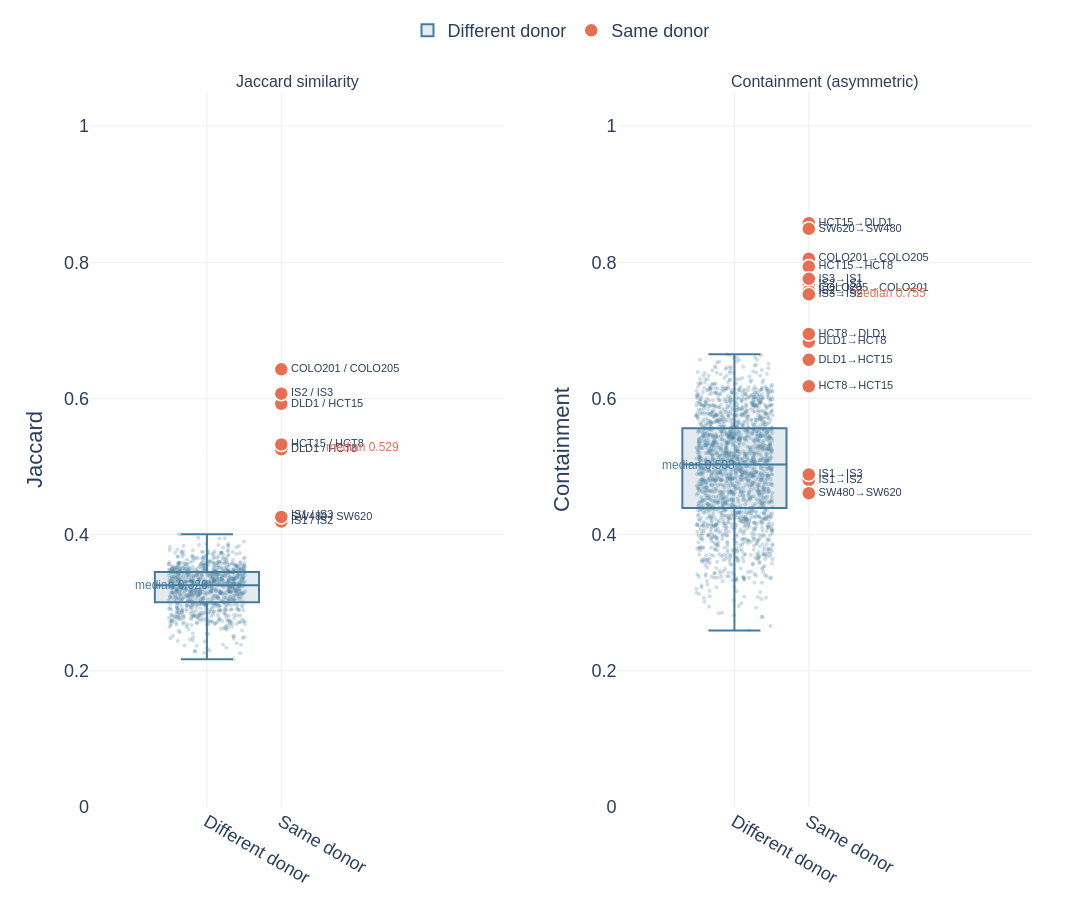

Notebook code cell kept with this figure:
### Markdown cell above
## Figure 3 — Same-donor vs different-donor distributions (slide 6)
**Slide message:** Same-donor cell line pairs show dramatically higher variant overlap than unrelated pairs, validating the genotyping pipeline and justifying the Vireo concordance threshold.

### Code cell
SAME_DONOR_GROUPS = [
    ['SW480',  'SW620'],
    ['IS1',    'IS2',   'IS3'],
    ['COLO201','COLO205'],
    ['HCT8',   'HCT15', 'DLD1'],
]

print('Loading sc/bulk variant keys (this takes ~1–2 min)...')
sc_keys = {}
sc_ids = sc_runs['run_id'].tolist()
sc_labels_list = sc_runs['label'].tolist()
for rid in sc_ids:
    df = query("""
        SELECT v.chromosome||':'||v.position||':'||v.ref_allele||':'||v.alt_allele AS k
        FROM genotype_calls g
        JOIN variants v ON g.variant_id = v.variant_id
        WHERE g.run_id=? AND g.filter_status='PASS'
    """, (rid,))
    sc_keys[rid] = set(df['k'].tolist())
print('  Done.')

# Pairwise matrices
n = len(sc_ids)
sc_jac = np.zeros((n, n))
sc_con = np.zeros((n, n))
for i, ri in enumerate(sc_ids):
    for j, rj in enumerate(sc_ids):
        si, sj = sc_keys[ri], sc_keys[rj]
        u = len(si | sj)
        inter = len(si & sj)
        sc_jac[i, j] = inter / u if u else 0
        sc_con[i, j] = inter / len(si) if si else 0

# Same-donor pair lookup
sd_pairs = set()
for grp in SAME_DONOR_GROUPS:
    present = [lb for lb in grp if lb in sc_labels_list]
    for ia in range(len(present)):
        for ib in range(ia + 1, len(present)):
            sd_pairs.add(frozenset([present[ia], present[ib]]))
print(f'Same-donor pairs found: {len(sd_pairs)}')

# Extract values
jac_same, jac_diff = [], []
same_jac_labels   = []
for i in range(n):
    for j in range(i + 1, n):
        pair = frozenset([sc_labels_list[i], sc_labels_list[j]])
        v = sc_jac[i, j]
        if pair in sd_pairs:
            jac_same.append(v)
            same_jac_labels.append(f'{sc_labels_list[i]} / {sc_labels_list[j]}')
        else:
            jac_diff.append(v)

con_same, con_diff = [], []
same_con_labels   = []
for i in range(n):
    for j in range(n):
        if i == j: continue
        pair = frozenset([sc_labels_list[i], sc_labels_list[j]])
        v = sc_con[i, j]
        if pair in sd_pairs:
            con_same.append(v)
            same_con_labels.append(f'{sc_labels_list[i]}→{sc_labels_list[j]}')
        else:
            con_diff.append(v)

jac_same = np.array(jac_same)
jac_diff = np.array(jac_diff)
con_same = np.array(con_same)
con_diff = np.array(con_diff)

# Diagnostics
print(f'Jaccard:     {len(jac_same)} same-donor pairs, {len(jac_diff)} diff-donor pairs')
print(f'Containment: {len(con_same)} same-donor values, {len(con_diff)} diff-donor values')
print(f'Jaccard   — min same={jac_same.min():.4f}  max diff={jac_diff.max():.4f}')
overlap_j = (jac_diff >= jac_same.min()).sum()
print(f'  Diff-donor pairs above same-donor min: {overlap_j}')
print(f'Containment — min same={con_same.min():.4f}  max diff={con_diff.max():.4f}')
overlap_c = (con_diff >= con_same.min()).sum()
print(f'  Diff-donor values above same-donor min: {overlap_c}')

# ── Figure: two panels, box+strip for diff-donor, labeled dots for same-donor
rng = np.random.default_rng(42)

def _panel(fig, row, col, diff_vals, same_vals, same_labels, metric):
    ax = '' if col == 1 else str(col)
    # Box + jittered strip for different-donor background
    jitter_x = rng.uniform(-0.18, 0.18, len(diff_vals))
    fig.add_trace(go.Box(
        y=diff_vals, x0=0, name='Different donor',
        marker=dict(color=C['diff_donor'], size=0),
        line=dict(color=C['diff_donor'], width=2),
        fillcolor='rgba(69,123,157,0.15)',
        boxpoints=False, showlegend=(col == 1),
        legendgroup='diff',
    ), row=row, col=col)
    fig.add_trace(go.Scatter(
        x=jitter_x, y=diff_vals, mode='markers',
        marker=dict(size=4, color=C['diff_donor'], opacity=0.25),
        name='Different donor', showlegend=False, legendgroup='diff',
        hovertemplate=f'{metric}: %{{y:.3f}}<extra></extra>',
    ), row=row, col=col)
    # Median line annotation for diff-donor
    med_d = float(np.median(diff_vals))
    fig.add_annotation(
        x=-0.35, y=med_d,
        text=f'median {med_d:.3f}',
        showarrow=False, font=dict(size=12, color=C['diff_donor']),
        xref=f'x{ax}', yref=f'y{ax}', xanchor='left',
    )
    # Large labeled dots for same-donor
    fig.add_trace(go.Scatter(
        x=[0.35] * len(same_vals), y=same_vals,
        mode='markers+text',
        marker=dict(size=14, color=C['same_donor'],
                    line=dict(color='white', width=1.5)),
        text=same_labels,
        textposition='middle right',
        textfont=dict(size=11),
        name='Same donor', showlegend=(col == 1),
        legendgroup='same',
        hovertemplate='%{text}<br>' + metric + ': %{y:.3f}<extra></extra>',
    ), row=row, col=col)
    med_s = float(np.median(same_vals))
    fig.add_annotation(
        x=0.55, y=med_s,
        text=f'median {med_s:.3f}',
        showarrow=False, font=dict(size=12, color=C['same_donor']),
        xref=f'x{ax}', yref=f'y{ax}', xanchor='left',
    )
    fig.update_xaxes(
        tickmode='array', tickvals=[0, 0.35],
        ticktext=['Different donor', 'Same donor'],
        title_text=None, range=[-0.55, 1.4], row=row, col=col
    )
    fig.update_yaxes(range=[0, 1.05], title_text=metric, row=row, col=col)

fig3 = make_subplots(
    rows=1, cols=2,
    subplot_titles=('Jaccard similarity', 'Containment (asymmetric)'),
    horizontal_spacing=0.12,
)
_panel(fig3, 1, 1, jac_diff, jac_same, same_jac_labels, 'Jaccard')
_panel(fig3, 1, 2, con_diff, con_same, same_con_labels, 'Containment')
_style(fig3, showlegend=True)
fig3.update_layout(
    legend=dict(orientation='h', yanchor='bottom', y=1.06, xanchor='center', x=0.5),
)
save(fig3, 'fig3_same_vs_diff_donor')

### Figure 1 — Plotly figure (JSON) as saved in the notebook; plotly's stock layout.template omitted (floating-point values rounded to 4 significant figures; data arrays with more than 128 entries replaced by an {"elided": "..."} marker saying what was removed)
{"data": [{"boxpoints": false, "fillcolor": "rgba(69,123,157,0.15)", "legendgroup": "diff", "line": {"color": "#457B9D", "width": 2}, "marker": {"color": "#457B9D", "size": 0}, "name": "Different donor", "showlegend": true, "type": "box", "x0": 0, "xaxis": "x", "y": {"elided": "938 float values"}, "yaxis": "y"}, {"hovertemplate": "Jaccard: %{y:.3f}<extra></extra>", "legendgroup": "diff", "marker": {"color": "#457B9D", "opacity": 0.25, "size": 4}, "mode": "markers", "name": "Different donor", "showlegend": false, "type": "scatter", "x": {"elided": "938 float values"}, "xaxis": "x", "y": {"elided": "938 float values"}, "yaxis": "y"}, {"hovertemplate": "%{text}<br>Jaccard: %{y:.3f}<extra></extra>", "legendgroup": "same", "marker": {"color": "#E76F51", "line": {"color": "white", "width": 1.5}, "size": 14}, "mode": "markers+text", "name": "Same donor", "showlegend": true, "text": ["COLO201 / COLO205", "DLD1 / HCT15", "DLD1 / HCT8", "HCT15 / HCT8", "IS1 / IS2", "IS1 / IS3", "IS2 / IS3", "SW480 / SW620"], "textfont": {"size": 11}, "textposition": "middle right", "type": "scatter", "x": [0.35, 0.35, 0.35, 0.35, 0.35, 0.35, 0.35, 0.35], "xaxis": "x", "y": [0.6427, 0.592, 0.5254, 0.5324, 0.4192, 0.4279, 0.6069, 0.4259], "yaxis": "y"}, {"boxpoints": false, "fillcolor": "rgba(69,123,157,0.15)", "legendgroup": "diff", "line": {"color": "#457B9D", "width": 2}, "marker": {"color": "#457B9D", "size": 0}, "name": "Different donor", "showlegend": false, "type": "box", "x0": 0, "xaxis": "x2", "y": {"elided": "1876 float values"}, "yaxis": "y2"}, {"hovertemplate": "Containment: %{y:.3f}<extra></extra>", "legendgroup": "diff", "marker": {"color": "#457B9D", "opacity": 0.25, "size": 4}, "mode": "markers", "name": "Different donor", "showlegend": false, "type": "scatter", "x": {"elided": "1876 float values"}, "xaxis": "x2", "y": {"elided": "1876 float values"}, "yaxis": "y2"}, {"hovertemplate": "%{text}<br>Containment: %{y:.3f}<extra></extra>", "legendgroup": "same", "marker": {"color": "#E76F51", "line": {"color": "white", "width": 1.5}, "size": 14}, "mode": "markers+text", "name": "Same donor", "showlegend": false, "text": ["COLO201→COLO205", "COLO205→COLO201", "DLD1→HCT15", "DLD1→HCT8", "HCT15→DLD1", "HCT15→HCT8", "HCT8→DLD1", "HCT8→HCT15", "IS1→IS2", "IS1→IS3", "IS2→IS1", "IS2→IS3", "IS3→IS1", "IS3→IS2", "SW480→SW620", "SW620→SW480"], "textfont": {"size": 11}, "textposition": "middle right", "type": "scatter", "x": [0.35, 0.35, 0.35, 0.35, 0.35, 0.35, 0.35, 0.35, 0.35, 0.35, 0.35, 0.35, 0.35, 0.35, 0.35, 0.35], "xaxis": "x2", "y": [0.8052, 0.7611, 0.6567, 0.6832, 0.8574, 0.7936, 0.6946, 0.6179, 0.4802, 0.4883, 0.7675, 0.7578, 0.7756, 0.753, 0.4607, 0.8492], "yaxis": "y2"}], "layout": {"annotations": [{"font": {"size": 16}, "showarrow": false, "text": "Jaccard similarity", "x": 0.22, "xanchor": "center", "xref": "paper", "y": 1.0, "yanchor": "bottom", "yref": "paper"}, {"font": {"size": 16}, "showarrow": false, "text": "Containment (asymmetric)", "x": 0.78, "xanchor": "center", "xref": "paper", "y": 1.0, "yanchor": "bottom", "yref": "paper"}, {"font": {"color": "#457B9D", "size": 12}, "showarrow": false, "text": "median 0.326", "x": -0.35, "xanchor": "left", "xref": "x", "y": 0.3256, "yref": "y"}, {"font": {"color": "#E76F51", "size": 12}, "showarrow": false, "text": "median 0.529", "x": 0.55, "xanchor": "left", "xref": "x", "y": 0.5289, "yref": "y"}, {"font": {"color": "#457B9D", "size": 12}, "showarrow": false, "text": "median 0.503", "x": -0.35, "xanchor": "left", "xref": "x2", "y": 0.5029, "yref": "y2"}, {"font": {"color": "#E76F51", "size": 12}, "showarrow": false, "text": "median 0.755", "x": 0.55, "xanchor": "left", "xref": "x2", "y": 0.7554, "yref": "y2"}], "font": {"family": "Arial, sans-serif", "size": 18}, "height": 900, "legend": {"orientation": "h", "x": 0.5, "xanchor": "center", "y": 1.06, "yanchor": "bottom"}, "margin": {"b": 90, "l": 90, "r": 60, "t": 40}, "paper_bgcolor": "white", "plot_bgcolor": "white", "showlegend": true, "width": 1600, "xaxis": {"anchor": "y", "domain": [0.0, 0.44], "gridcolor": "#EEEEEE", "gridwidth": 1, "range": [-0.55, 1.4], "showgrid": true, "tickmode": "array", "ticktext": ["Different donor", "Same donor"], "tickvals": [0, 0.35], "zeroline": false}, "xaxis2": {"anchor": "y2", "domain": [0.56, 1.0], "gridcolor": "#EEEEEE", "gridwidth": 1, "range": [-0.55, 1.4], "showgrid": true, "tickmode": "array", "ticktext": ["Different donor", "Same donor"], "tickvals": [0, 0.35], "zeroline": false}, "yaxis": {"anchor": "x", "domain": [0.0, 1.0], "gridcolor": "#EEEEEE", "gridwidth": 1, "range": [0, 1.05], "showgrid": true, "title": {"text": "Jaccard"}, "zeroline": false}, "yaxis2": {"anchor": "x2", "domain": [0.0, 1.0], "gridcolor": "#EEEEEE", "gridwidth": 1, "range": [0, 1.05], "showgrid": true, "title": {"text": "Containment"}, "zeroline": false}}}
